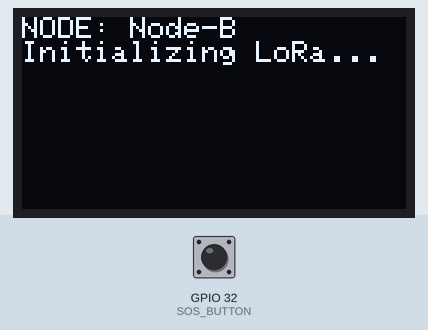
Recording of a sketch running on a simulated ESP32. On the bench: 128×64 one-colour display. Inputs (shaded band) come from the test bench; at power-on: GPIO 32 (SOS_BUTTON) HIGH. No radio packets arrive unless stated; what the sketch prints to the serial monitor is not drawn.

Above: at 1.06 s.
At 2.3 s:
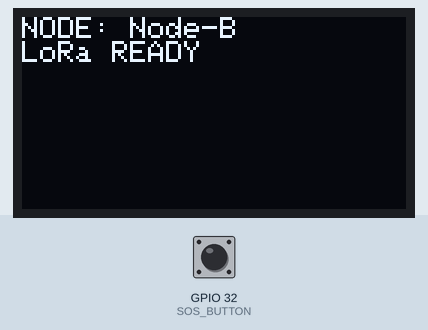
2.4 s: GPIO 32 (SOS_BUTTON) pulled LOW for 3.2 s
At 3.2 s:
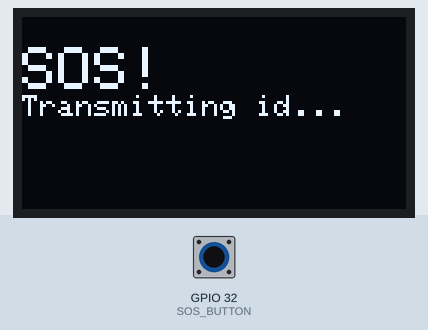
8.1 s: GPIO 32 (SOS_BUTTON) pulled LOW for 0.15 s
11.2 s: GPIO 32 (SOS_BUTTON) pulled LOW for 1 s
Timing chart, 0 to 14.2 s (numbered marks = the images above; inputs shaded):
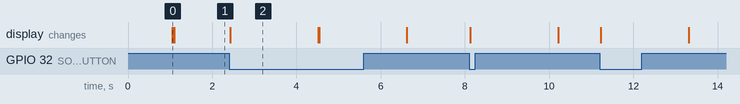

The sketch:

node_b.ino
```cpp
#include <Adafruit_GFX.h>
#include <Adafruit_SSD1306.h>
#include <LoRa.h>
#include <SPI.h>
#include <Wire.h>


// ================= DEVICE ID =================
const char *NODE_ID = "Node-B";

// ================= LoRa Pins =================
#define LORA_SS 5
#define LORA_RST 14
#define LORA_DIO0 26

// ================= OLED =================
#define OLED_SDA 4
#define OLED_SCL 15
#define SCREEN_WIDTH 128
#define SCREEN_HEIGHT 64
Adafruit_SSD1306 display(SCREEN_WIDTH, SCREEN_HEIGHT, &Wire, -1);

// ================= SOS Button =================
#define SOS_BUTTON 32

void setup() {
  Serial.begin(115200);
  delay(1000);

  // OLED
  Wire.begin(OLED_SDA, OLED_SCL);
  if (!display.begin(SSD1306_SWITCHCAPVCC, 0x3C)) {
    Serial.println("OLED INIT FAILED");
    while (1)
      ;
  }

  display.clearDisplay();
  display.setTextColor(WHITE);
  display.setTextSize(1);
  display.setCursor(0, 0);
  display.print("NODE: ");
  display.println(NODE_ID);
  display.println("Initializing LoRa...");
  display.display();

  // LoRa Init
  SPI.begin(18, 19, 23, LORA_SS);
  LoRa.setPins(LORA_SS, LORA_RST, LORA_DIO0);

  if (!LoRa.begin(433E6)) {
    Serial.println("LoRa Init Failed");
    while (1)
      ;
  }

  LoRa.setSyncWord(0x34);
  LoRa.setSpreadingFactor(7);
  LoRa.enableCrc();

  display.clearDisplay();
  display.setCursor(0, 0);
  display.print("NODE: ");
  display.println(NODE_ID);
  display.println("LoRa READY");
  display.display();

  pinMode(SOS_BUTTON, INPUT_PULLUP);
}

void loop() {
  if (digitalRead(SOS_BUTTON) == LOW) {
    Serial.print("Sending SOS from ");
    Serial.println(NODE_ID);

    display.clearDisplay();
    display.setTextSize(2);
    display.setCursor(0, 10);
    display.println("SOS!");
    display.setTextSize(1);
    display.println("Transmitting id...");
    display.display();

    // Transmit NODE ID
    LoRa.beginPacket();
    LoRa.print(NODE_ID);
    LoRa.endPacket();

    delay(2000); // Debounce and show status

    display.clearDisplay();
    display.setTextSize(1);
    display.setCursor(0, 0);
    display.print("NODE: ");
    display.println(NODE_ID);
    display.println("LoRa READY");
    display.display();
  }
}
```

Measured:
- after the input at 2.4 s, the display: changes at once (image 2)
- what the display in image 2 shows lasts 2.1 s, from 2.4 s to 4.5 s
